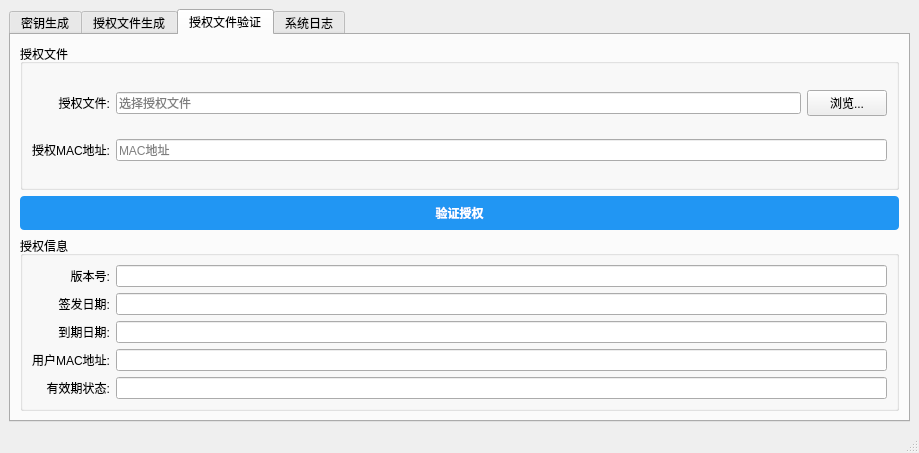
<?xml version="1.0" encoding="UTF-8"?>
<ui version="4.0">
 <class>MainWindow</class>
 <widget class="QMainWindow" name="MainWindow">
  <property name="geometry">
   <rect>
    <x>0</x>
    <y>0</y>
    <width>919</width>
    <height>453</height>
   </rect>
  </property>
  <property name="windowTitle">
   <string>国密授权管理器</string>
  </property>
  <widget class="QWidget" name="centralwidget">
   <layout class="QVBoxLayout" name="verticalLayout">
    <item>
     <widget class="QTabWidget" name="tabWidget">
      <property name="currentIndex">
       <number>2</number>
      </property>
      <widget class="QWidget" name="keyTab">
       <attribute name="title">
        <string>密钥生成</string>
       </attribute>
       <layout class="QVBoxLayout" name="verticalLayout_2">
        <item>
         <widget class="QGroupBox" name="keyGenerationGroup">
          <property name="title">
           <string>生成SM2/SM4密钥</string>
          </property>
          <layout class="QGridLayout" name="gridLayout_2">
           <item row="0" column="0">
            <widget class="QLabel" name="label_keyDir">
             <property name="text">
              <string>密钥目录:</string>
             </property>
             <property name="alignment">
              <set>Qt::AlignRight|Qt::AlignTrailing|Qt::AlignVCenter</set>
             </property>
            </widget>
           </item>
           <item row="0" column="1">
            <widget class="QLineEdit" name="keyDirEdit">
             <property name="placeholderText">
              <string>选择密钥保存目录</string>
             </property>
            </widget>
           </item>
           <item row="0" column="2">
            <widget class="QPushButton" name="browseKeyDirButton">
             <property name="text">
              <string>浏览...</string>
             </property>
            </widget>
           </item>
           <item row="1" column="0">
            <widget class="QLabel" name="label_password">
             <property name="text">
              <string>密钥密码:</string>
             </property>
             <property name="alignment">
              <set>Qt::AlignRight|Qt::AlignTrailing|Qt::AlignVCenter</set>
             </property>
            </widget>
           </item>
           <item row="1" column="1">
            <widget class="QLineEdit" name="keyPasswordEdit">
             <property name="echoMode">
              <enum>QLineEdit::Password</enum>
             </property>
            </widget>
           </item>
           <item row="2" column="0" colspan="2">
            <widget class="QCheckBox" name="showPasswordCheck">
             <property name="text">
              <string>显示密码</string>
             </property>
            </widget>
           </item>
           <item row="3" column="0" colspan="3">
            <layout class="QHBoxLayout" name="horizontalLayout_2">
             <item>
              <widget class="QPushButton" name="generateKeysButton">
               <property name="styleSheet">
                <string notr="true">QPushButton {
    font-weight: bold;
    padding: 8px;
    background-color: #9b59b6;
    color: white;
    border: none;
    border-radius: 4px;
}
QPushButton:hover {
    background-color: #8e44ad;
}
QPushButton:pressed {
    background-color: #7d3c98;
}</string>
               </property>
               <property name="text">
                <string>生成密钥 (SM2/SM4)</string>
               </property>
              </widget>
             </item>
             <item>
              <widget class="QProgressBar" name="keyProgressBar">
               <property name="visible">
                <bool>false</bool>
               </property>
               <property name="textVisible">
                <bool>true</bool>
               </property>
              </widget>
             </item>
            </layout>
           </item>
          </layout>
         </widget>
        </item>
        <item>
         <widget class="QGroupBox" name="groupBox_2">
          <property name="title">
           <string>将生成以下密钥文件</string>
          </property>
          <layout class="QVBoxLayout" name="verticalLayout_6">
           <item>
            <widget class="QLabel" name="label_16">
             <property name="text">
              <string>• sm4_key.bin - sm4对称密钥（16字节）</string>
             </property>
            </widget>
           </item>
           <item>
            <widget class="QLabel" name="label_17">
             <property name="text">
              <string>• sm2_private.pem - sm2私钥（PEM格式）</string>
             </property>
            </widget>
           </item>
           <item>
            <widget class="QLabel" name="label_18">
             <property name="text">
              <string>• sm2_public.pem - sm2公钥（PEM格式）</string>
             </property>
            </widget>
           </item>
          </layout>
         </widget>
        </item>
       </layout>
      </widget>
      <widget class="QWidget" name="licenseTab">
       <attribute name="title">
        <string>授权文件生成</string>
       </attribute>
       <layout class="QGridLayout" name="gridLayout_7">
        <item row="2" column="0" colspan="3">
         <widget class="QPushButton" name="createLicenseButton">
          <property name="styleSheet">
           <string notr="true">QPushButton {
    font-weight: bold;
    padding: 8px;
    background-color: #4CAF50;
    color: white;
    border: none;
    border-radius: 4px;
}
QPushButton:hover {
    background-color: #45a049;
}
QPushButton:pressed {
    background-color: #3d8b40;
}</string>
          </property>
          <property name="text">
           <string>生成授权文件</string>
          </property>
         </widget>
        </item>
        <item row="0" column="2">
         <widget class="QGroupBox" name="groupBox">
          <property name="title">
           <string>选择密钥路径</string>
          </property>
          <layout class="QGridLayout" name="gridLayout">
           <item row="0" column="0">
            <widget class="QLabel" name="ldl_key">
             <property name="text">
              <string>密钥路径:</string>
             </property>
            </widget>
           </item>
           <item row="0" column="1">
            <layout class="QHBoxLayout" name="horizontalLayout_3">
             <item>
              <widget class="QLineEdit" name="lineEdit_key"/>
             </item>
             <item>
              <widget class="QPushButton" name="btn_key">
               <property name="text">
                <string>浏览...</string>
               </property>
              </widget>
             </item>
            </layout>
           </item>
          </layout>
         </widget>
        </item>
        <item row="1" column="2">
         <widget class="QGroupBox" name="licenseInfoGroup">
          <property name="title">
           <string>填写授权信息</string>
          </property>
          <layout class="QGridLayout" name="gridLayout_4">
           <item row="0" column="1">
            <widget class="QLineEdit" name="versionEdit">
             <property name="placeholderText">
              <string>例如：1.0 或 2.0</string>
             </property>
            </widget>
           </item>
           <item row="0" column="0">
            <widget class="QLabel" name="label_version">
             <property name="text">
              <string>版本号:</string>
             </property>
             <property name="alignment">
              <set>Qt::AlignRight|Qt::AlignTrailing|Qt::AlignVCenter</set>
             </property>
            </widget>
           </item>
           <item row="1" column="1">
            <widget class="QLineEdit" name="macAddressEdit">
             <property name="placeholderText">
              <string>例如：00-11-22-33-44-55 或 00:11:22:33:44:55</string>
             </property>
            </widget>
           </item>
           <item row="2" column="1">
            <widget class="QDateTimeEdit" name="issueDateEdit">
             <property name="date">
              <date>
               <year>2026</year>
               <month>1</month>
               <day>15</day>
              </date>
             </property>
             <property name="displayFormat">
              <string>yyyy-MM-dd</string>
             </property>
             <property name="calendarPopup">
              <bool>true</bool>
             </property>
            </widget>
           </item>
           <item row="2" column="0">
            <widget class="QLabel" name="label_issue">
             <property name="text">
              <string>签发日期:</string>
             </property>
             <property name="alignment">
              <set>Qt::AlignRight|Qt::AlignTrailing|Qt::AlignVCenter</set>
             </property>
            </widget>
           </item>
           <item row="3" column="1">
            <widget class="QDateTimeEdit" name="expireDateEdit">
             <property name="date">
              <date>
               <year>2026</year>
               <month>12</month>
               <day>31</day>
              </date>
             </property>
             <property name="displayFormat">
              <string>yyyy-MM-dd</string>
             </property>
             <property name="calendarPopup">
              <bool>true</bool>
             </property>
            </widget>
           </item>
           <item row="1" column="0">
            <widget class="QLabel" name="label_mac">
             <property name="text">
              <string>MAC地址:</string>
             </property>
             <property name="alignment">
              <set>Qt::AlignRight|Qt::AlignTrailing|Qt::AlignVCenter</set>
             </property>
            </widget>
           </item>
           <item row="3" column="0">
            <widget class="QLabel" name="label_expire">
             <property name="text">
              <string>到期日期:</string>
             </property>
             <property name="alignment">
              <set>Qt::AlignRight|Qt::AlignTrailing|Qt::AlignVCenter</set>
             </property>
            </widget>
           </item>
           <item row="4" column="0">
            <widget class="QLabel" name="label_output">
             <property name="text">
              <string>授权文件:</string>
             </property>
             <property name="alignment">
              <set>Qt::AlignRight|Qt::AlignTrailing|Qt::AlignVCenter</set>
             </property>
            </widget>
           </item>
           <item row="4" column="1">
            <layout class="QHBoxLayout" name="horizontalLayout_5">
             <item>
              <widget class="QLineEdit" name="outputPathEdit">
               <property name="placeholderText">
                <string>选择授权文件保存路径</string>
               </property>
              </widget>
             </item>
             <item>
              <widget class="QPushButton" name="browseLicenseOutputButton">
               <property name="text">
                <string>浏览...</string>
               </property>
              </widget>
             </item>
            </layout>
           </item>
          </layout>
         </widget>
        </item>
       </layout>
      </widget>
      <widget class="QWidget" name="validateTab">
       <attribute name="title">
        <string>授权文件验证</string>
       </attribute>
       <layout class="QVBoxLayout" name="verticalLayout_4">
        <item>
         <widget class="QGroupBox" name="licenseFileGroup">
          <property name="title">
           <string>授权文件</string>
          </property>
          <layout class="QGridLayout" name="gridLayout_6">
           <item row="0" column="0">
            <widget class="QLabel" name="label_licenseFile">
             <property name="text">
              <string>授权文件:</string>
             </property>
             <property name="alignment">
              <set>Qt::AlignRight|Qt::AlignTrailing|Qt::AlignVCenter</set>
             </property>
            </widget>
           </item>
           <item row="0" column="1">
            <layout class="QHBoxLayout" name="horizontalLayout_6">
             <item>
              <widget class="QLineEdit" name="licenseFileEdit">
               <property name="placeholderText">
                <string>选择授权文件</string>
               </property>
              </widget>
             </item>
             <item>
              <widget class="QPushButton" name="browseLicenseFileButton">
               <property name="text">
                <string>浏览...</string>
               </property>
              </widget>
             </item>
            </layout>
           </item>
           <item row="1" column="0">
            <widget class="QLabel" name="label_validateMac">
             <property name="text">
              <string>授权MAC地址:</string>
             </property>
             <property name="alignment">
              <set>Qt::AlignRight|Qt::AlignTrailing|Qt::AlignVCenter</set>
             </property>
            </widget>
           </item>
           <item row="1" column="1">
            <widget class="QLineEdit" name="validateMacEdit">
             <property name="placeholderText">
              <string>MAC地址</string>
             </property>
            </widget>
           </item>
          </layout>
         </widget>
        </item>
        <item>
         <widget class="QPushButton" name="verifyLicenseButton">
          <property name="styleSheet">
           <string notr="true">QPushButton {
    font-weight: bold;
    padding: 8px;
    background-color: #2196F3;
    color: white;
    border: none;
    border-radius: 4px;
}
QPushButton:hover {
    background-color: #1976D2;
}
QPushButton:pressed {
    background-color: #0d47a1;
}</string>
          </property>
          <property name="text">
           <string>验证授权</string>
          </property>
         </widget>
        </item>
        <item>
         <widget class="QGroupBox" name="validationResultGroup">
          <property name="title">
           <string>授权信息</string>
          </property>
          <layout class="QGridLayout" name="gridLayout_3">
           <item row="0" column="0">
            <widget class="QLabel" name="label_7">
             <property name="text">
              <string>版本号:</string>
             </property>
             <property name="alignment">
              <set>Qt::AlignRight|Qt::AlignTrailing|Qt::AlignVCenter</set>
             </property>
            </widget>
           </item>
           <item row="0" column="1">
            <widget class="QLineEdit" name="parsedVersionEdit">
             <property name="readOnly">
              <bool>true</bool>
             </property>
            </widget>
           </item>
           <item row="1" column="0">
            <widget class="QLabel" name="label_8">
             <property name="text">
              <string>签发日期:</string>
             </property>
             <property name="alignment">
              <set>Qt::AlignRight|Qt::AlignTrailing|Qt::AlignVCenter</set>
             </property>
            </widget>
           </item>
           <item row="1" column="1">
            <widget class="QLineEdit" name="parsedIssueDateEdit">
             <property name="readOnly">
              <bool>true</bool>
             </property>
            </widget>
           </item>
           <item row="2" column="0">
            <widget class="QLabel" name="label_9">
             <property name="text">
              <string>到期日期:</string>
             </property>
             <property name="alignment">
              <set>Qt::AlignRight|Qt::AlignTrailing|Qt::AlignVCenter</set>
             </property>
            </widget>
           </item>
           <item row="2" column="1">
            <widget class="QLineEdit" name="parsedExpireDateEdit">
             <property name="readOnly">
              <bool>true</bool>
             </property>
            </widget>
           </item>
           <item row="3" column="0">
            <widget class="QLabel" name="label_10">
             <property name="text">
              <string>用户MAC地址:</string>
             </property>
             <property name="alignment">
              <set>Qt::AlignRight|Qt::AlignTrailing|Qt::AlignVCenter</set>
             </property>
            </widget>
           </item>
           <item row="3" column="1">
            <widget class="QLineEdit" name="parsedMacEdit">
             <property name="readOnly">
              <bool>true</bool>
             </property>
            </widget>
           </item>
           <item row="4" column="0">
            <widget class="QLabel" name="label_11">
             <property name="text">
              <string>有效期状态:</string>
             </property>
             <property name="alignment">
              <set>Qt::AlignRight|Qt::AlignTrailing|Qt::AlignVCenter</set>
             </property>
            </widget>
           </item>
           <item row="4" column="1">
            <widget class="QLineEdit" name="parsedStatusEdit">
             <property name="styleSheet">
              <string notr="true">QLineEdit {
				font-weight: bold;
				padding: 2px;}</string>
             </property>
             <property name="readOnly">
              <bool>true</bool>
             </property>
            </widget>
           </item>
          </layout>
         </widget>
        </item>
       </layout>
      </widget>
      <widget class="QWidget" name="logTab">
       <attribute name="title">
        <string>系统日志</string>
       </attribute>
       <layout class="QVBoxLayout" name="verticalLayout_6">
        <item>
         <layout class="QHBoxLayout" name="horizontalLayout">
          <item>
           <widget class="QLabel" name="label_logLevel">
            <property name="text">
             <string>日志级别:</string>
            </property>
            <property name="alignment">
             <set>Qt::AlignRight|Qt::AlignTrailing|Qt::AlignVCenter</set>
            </property>
           </widget>
          </item>
          <item>
           <widget class="QComboBox" name="logLevelCombo"/>
          </item>
          <item>
           <spacer name="horizontalSpacer">
            <property name="orientation">
             <enum>Qt::Horizontal</enum>
            </property>
            <property name="sizeHint" stdset="0">
             <size>
              <width>40</width>
              <height>20</height>
             </size>
            </property>
           </spacer>
          </item>
          <item>
           <widget class="QPushButton" name="clearLogButton">
            <property name="text">
             <string>清空日志</string>
            </property>
           </widget>
          </item>
          <item>
           <widget class="QPushButton" name="exportLogButton">
            <property name="text">
             <string>导出日志</string>
            </property>
           </widget>
          </item>
         </layout>
        </item>
        <item>
         <widget class="QTextEdit" name="logTextEdit">
          <property name="font">
           <font>
            <family>Consolas</family>
            <pointsize>9</pointsize>
           </font>
          </property>
          <property name="readOnly">
           <bool>true</bool>
          </property>
         </widget>
        </item>
       </layout>
      </widget>
     </widget>
    </item>
   </layout>
  </widget>
  <widget class="QStatusBar" name="statusbar"/>
 </widget>
 <resources/>
 <connections/>
</ui>
